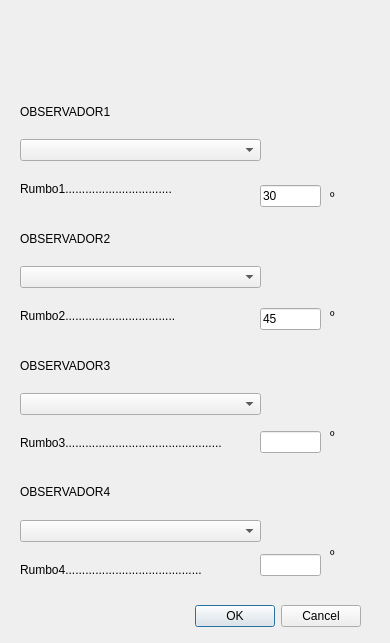
<?xml version="1.0" encoding="UTF-8"?>
<ui version="4.0">
 <class>SilvilidarDialogBase</class>
 <widget class="QDialog" name="SilvilidarDialogBase">
  <property name="geometry">
   <rect>
    <x>0</x>
    <y>0</y>
    <width>390</width>
    <height>643</height>
   </rect>
  </property>
  <property name="windowTitle">
   <string>Silvilidar</string>
  </property>
  <widget class="QDialogButtonBox" name="button_box">
   <property name="geometry">
    <rect>
     <x>190</x>
     <y>600</y>
     <width>171</width>
     <height>32</height>
    </rect>
   </property>
   <property name="orientation">
    <enum>Qt::Horizontal</enum>
   </property>
   <property name="standardButtons">
    <set>QDialogButtonBox::Cancel|QDialogButtonBox::Ok</set>
   </property>
  </widget>
  <widget class="QWidget" name="layoutWidget">
   <property name="geometry">
    <rect>
     <x>330</x>
     <y>140</y>
     <width>41</width>
     <height>471</height>
    </rect>
   </property>
   <layout class="QVBoxLayout" name="verticalLayout_3">
    <property name="leftMargin">
     <number>0</number>
    </property>
    <item>
     <widget class="QLabel" name="label_18">
      <property name="text">
       <string>º</string>
      </property>
     </widget>
    </item>
    <item>
     <widget class="QLabel" name="label_19">
      <property name="text">
       <string>º</string>
      </property>
     </widget>
    </item>
    <item>
     <widget class="QLabel" name="label_20">
      <property name="text">
       <string>º</string>
      </property>
     </widget>
    </item>
    <item>
     <widget class="QLabel" name="label_22">
      <property name="text">
       <string>º</string>
      </property>
     </widget>
    </item>
   </layout>
  </widget>
  <widget class="QWidget" name="layoutWidget">
   <property name="geometry">
    <rect>
     <x>20</x>
     <y>90</y>
     <width>241</width>
     <height>501</height>
    </rect>
   </property>
   <layout class="QVBoxLayout" name="verticalLayout">
    <property name="leftMargin">
     <number>0</number>
    </property>
    <item>
     <widget class="QLabel" name="label">
      <property name="text">
       <string>OBSERVADOR1</string>
      </property>
     </widget>
    </item>
    <item>
     <widget class="QComboBox" name="cb1"/>
    </item>
    <item>
     <widget class="QLabel" name="label_2">
      <property name="text">
       <string>Rumbo1................................</string>
      </property>
     </widget>
    </item>
    <item>
     <widget class="QLabel" name="label_6">
      <property name="text">
       <string>OBSERVADOR2</string>
      </property>
     </widget>
    </item>
    <item>
     <widget class="QComboBox" name="cb2"/>
    </item>
    <item>
     <widget class="QLabel" name="label_3">
      <property name="text">
       <string>Rumbo2.................................</string>
      </property>
     </widget>
    </item>
    <item>
     <widget class="QLabel" name="label_7">
      <property name="text">
       <string>OBSERVADOR3</string>
      </property>
     </widget>
    </item>
    <item>
     <widget class="QComboBox" name="cb3"/>
    </item>
    <item>
     <widget class="QLabel" name="label_4">
      <property name="text">
       <string>Rumbo3...............................................</string>
      </property>
     </widget>
    </item>
    <item>
     <widget class="QLabel" name="label_8">
      <property name="text">
       <string>OBSERVADOR4</string>
      </property>
     </widget>
    </item>
    <item>
     <widget class="QComboBox" name="cb4"/>
    </item>
    <item>
     <widget class="QLabel" name="label_5">
      <property name="text">
       <string>Rumbo4.........................................</string>
      </property>
     </widget>
    </item>
   </layout>
  </widget>
  <widget class="QWidget" name="layoutWidget">
   <property name="geometry">
    <rect>
     <x>260</x>
     <y>90</y>
     <width>61</width>
     <height>581</height>
    </rect>
   </property>
   <layout class="QVBoxLayout" name="verticalLayout_2">
    <item>
     <widget class="QLineEdit" name="ang1">
      <property name="text">
       <string>30</string>
      </property>
     </widget>
    </item>
    <item>
     <widget class="QLineEdit" name="ang2">
      <property name="text">
       <string>45</string>
      </property>
     </widget>
    </item>
    <item>
     <widget class="QLineEdit" name="ang3">
      <property name="text">
       <string/>
      </property>
     </widget>
    </item>
    <item>
     <widget class="QLineEdit" name="ang4">
      <property name="text">
       <string/>
      </property>
     </widget>
    </item>
   </layout>
  </widget>
 </widget>
 <resources/>
 <connections>
  <connection>
   <sender>button_box</sender>
   <signal>accepted()</signal>
   <receiver>SilvilidarDialogBase</receiver>
   <slot>accept()</slot>
   <hints>
    <hint type="sourcelabel">
     <x>20</x>
     <y>20</y>
    </hint>
    <hint type="destinationlabel">
     <x>20</x>
     <y>20</y>
    </hint>
   </hints>
  </connection>
  <connection>
   <sender>button_box</sender>
   <signal>rejected()</signal>
   <receiver>SilvilidarDialogBase</receiver>
   <slot>reject()</slot>
   <hints>
    <hint type="sourcelabel">
     <x>20</x>
     <y>20</y>
    </hint>
    <hint type="destinationlabel">
     <x>20</x>
     <y>20</y>
    </hint>
   </hints>
  </connection>
 </connections>
</ui>
